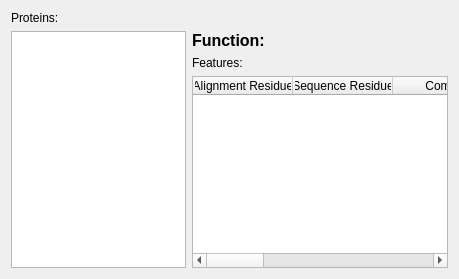
            <widget class="QWidget" name="page_20">
             <layout class="QGridLayout" name="gridLayout_4">
              <item row="0" column="0">
               <widget class="QLabel" name="label_50">
                <property name="minimumSize">
                 <size>
                  <width>0</width>
                  <height>0</height>
                 </size>
                </property>
                <property name="maximumSize">
                 <size>
                  <width>150</width>
                  <height>16777215</height>
                 </size>
                </property>
                <property name="text">
                 <string>Proteins:</string>
                </property>
               </widget>
              </item>
              <item row="1" column="0">
               <widget class="QListWidget" name="lstProteinsMined">
                <property name="maximumSize">
                 <size>
                  <width>175</width>
                  <height>16777215</height>
                 </size>
                </property>
               </widget>
              </item>
              <item row="1" column="1">
               <layout class="QVBoxLayout" name="verticalLayout_3">
                <item>
                 <widget class="QLabel" name="lblUniprotFunction">
                  <property name="text">
                   <string>&lt;html&gt;&lt;head/&gt;&lt;body&gt;&lt;p&gt;&lt;span style=&quot; font-size:12pt; font-weight:600;&quot;&gt;Function: &lt;/span&gt;&lt;/p&gt;&lt;/body&gt;&lt;/html&gt;</string>
                  </property>
                 </widget>
                </item>
                <item>
                 <layout class="QVBoxLayout" name="verticalLayout_35">
                  <item>
                   <widget class="QLabel" name="label_51">
                    <property name="text">
                     <string>Features:</string>
                    </property>
                   </widget>
                  </item>
                  <item>
                   <widget class="QTableWidget" name="tableProteinsMined1">
                    <column>
                     <property name="text">
                      <string>Alignment Residue</string>
                     </property>
                    </column>
                    <column>
                     <property name="text">
                      <string>Sequence Residue</string>
                     </property>
                    </column>
                    <column>
                     <property name="text">
                      <string>Comm</string>
                     </property>
                    </column>
                    <column>
                     <property name="text">
                      <string>Type</string>
                     </property>
                    </column>
                    <column>
                     <property name="text">
                      <string>Description</string>
                     </property>
                    </column>
                    <column>
                     <property name="text">
                      <string>Position</string>
                     </property>
                    </column>
                    <column>
                     <property name="text">
                      <string>Begin</string>
                     </property>
                    </column>
                    <column>
                     <property name="text">
                      <string>End</string>
                     </property>
                    </column>
                   </widget>
                  </item>
                 </layout>
                </item>
               </layout>
              </item>
             </layout>
            </widget>
